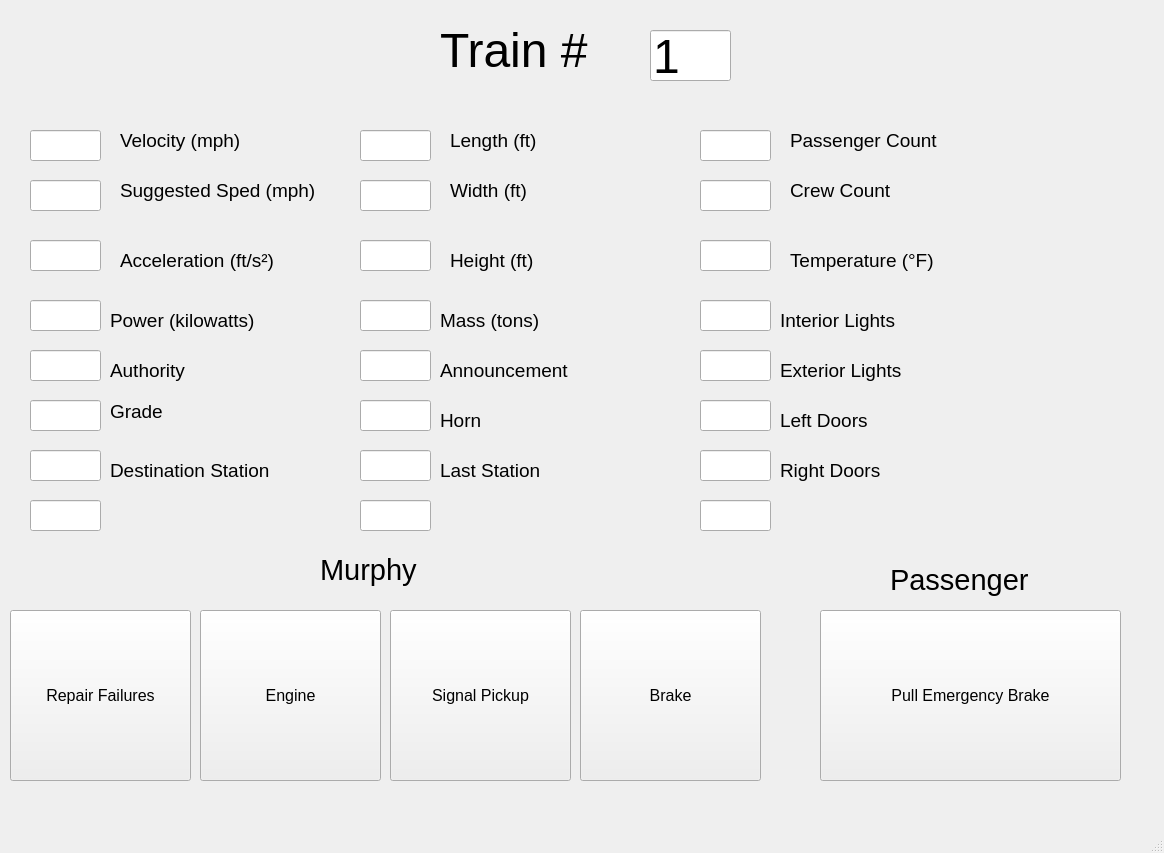
<?xml version="1.0" encoding="UTF-8"?>
<ui version="4.0">
 <class>MainWindow</class>
 <widget class="QMainWindow" name="MainWindow">
  <property name="geometry">
   <rect>
    <x>0</x>
    <y>0</y>
    <width>1164</width>
    <height>853</height>
   </rect>
  </property>
  <property name="windowTitle">
   <string>MainWindow</string>
  </property>
  <widget class="QWidget" name="centralwidget">
   <widget class="QLabel" name="train_id_label">
    <property name="geometry">
     <rect>
      <x>440</x>
      <y>0</y>
      <width>201</width>
      <height>101</height>
     </rect>
    </property>
    <property name="text">
     <string>&lt;html&gt;&lt;head/&gt;&lt;body&gt;&lt;p&gt;&lt;span style=&quot; font-size:36pt;&quot;&gt;Train #&lt;/span&gt;&lt;/p&gt;&lt;/body&gt;&lt;/html&gt;</string>
    </property>
   </widget>
   <widget class="QLineEdit" name="train_id_line">
    <property name="geometry">
     <rect>
      <x>650</x>
      <y>30</y>
      <width>81</width>
      <height>51</height>
     </rect>
    </property>
    <property name="font">
     <font>
      <pointsize>36</pointsize>
     </font>
    </property>
    <property name="text">
     <string>1</string>
    </property>
   </widget>
   <widget class="QLabel" name="velocity_label">
    <property name="geometry">
     <rect>
      <x>120</x>
      <y>110</y>
      <width>211</width>
      <height>61</height>
     </rect>
    </property>
    <property name="text">
     <string>&lt;html&gt;&lt;head/&gt;&lt;body&gt;&lt;p&gt;&lt;span style=&quot; font-size:14pt;&quot;&gt;Velocity (mph)&lt;/span&gt;&lt;/p&gt;&lt;/body&gt;&lt;/html&gt;</string>
    </property>
   </widget>
   <widget class="QLabel" name="suggsted_speed_label">
    <property name="geometry">
     <rect>
      <x>120</x>
      <y>160</y>
      <width>331</width>
      <height>61</height>
     </rect>
    </property>
    <property name="text">
     <string>&lt;html&gt;&lt;head/&gt;&lt;body&gt;&lt;p&gt;&lt;span style=&quot; font-size:14pt;&quot;&gt;Suggested Sped (mph)&lt;/span&gt;&lt;/p&gt;&lt;/body&gt;&lt;/html&gt;</string>
    </property>
   </widget>
   <widget class="QLineEdit" name="velocity_line">
    <property name="geometry">
     <rect>
      <x>30</x>
      <y>130</y>
      <width>71</width>
      <height>31</height>
     </rect>
    </property>
    <property name="font">
     <font>
      <pointsize>14</pointsize>
     </font>
    </property>
    <property name="text">
     <string/>
    </property>
   </widget>
   <widget class="QLineEdit" name="suggested_speed_line">
    <property name="geometry">
     <rect>
      <x>30</x>
      <y>180</y>
      <width>71</width>
      <height>31</height>
     </rect>
    </property>
    <property name="font">
     <font>
      <pointsize>14</pointsize>
     </font>
    </property>
    <property name="text">
     <string/>
    </property>
   </widget>
   <widget class="QLineEdit" name="acceleration_line">
    <property name="geometry">
     <rect>
      <x>30</x>
      <y>240</y>
      <width>71</width>
      <height>31</height>
     </rect>
    </property>
    <property name="font">
     <font>
      <pointsize>14</pointsize>
     </font>
    </property>
    <property name="text">
     <string/>
    </property>
   </widget>
   <widget class="QLabel" name="acceleration_label">
    <property name="geometry">
     <rect>
      <x>120</x>
      <y>230</y>
      <width>331</width>
      <height>61</height>
     </rect>
    </property>
    <property name="text">
     <string>&lt;html&gt;&lt;head/&gt;&lt;body&gt;&lt;p&gt;&lt;span style=&quot; font-size:14pt;&quot;&gt;Acceleration (ft/s²)&lt;/span&gt;&lt;/p&gt;&lt;/body&gt;&lt;/html&gt;</string>
    </property>
   </widget>
   <widget class="QLineEdit" name="power_line">
    <property name="geometry">
     <rect>
      <x>30</x>
      <y>300</y>
      <width>71</width>
      <height>31</height>
     </rect>
    </property>
    <property name="font">
     <font>
      <pointsize>14</pointsize>
     </font>
    </property>
    <property name="text">
     <string/>
    </property>
   </widget>
   <widget class="QLineEdit" name="authority_line">
    <property name="geometry">
     <rect>
      <x>30</x>
      <y>350</y>
      <width>71</width>
      <height>31</height>
     </rect>
    </property>
    <property name="font">
     <font>
      <pointsize>14</pointsize>
     </font>
    </property>
    <property name="text">
     <string/>
    </property>
   </widget>
   <widget class="QLineEdit" name="grade_line">
    <property name="geometry">
     <rect>
      <x>30</x>
      <y>400</y>
      <width>71</width>
      <height>31</height>
     </rect>
    </property>
    <property name="font">
     <font>
      <pointsize>14</pointsize>
     </font>
    </property>
    <property name="text">
     <string/>
    </property>
   </widget>
   <widget class="QLineEdit" name="line_1">
    <property name="geometry">
     <rect>
      <x>30</x>
      <y>500</y>
      <width>71</width>
      <height>31</height>
     </rect>
    </property>
    <property name="font">
     <font>
      <pointsize>14</pointsize>
     </font>
    </property>
    <property name="text">
     <string/>
    </property>
   </widget>
   <widget class="QLineEdit" name="dest_station_line">
    <property name="geometry">
     <rect>
      <x>30</x>
      <y>450</y>
      <width>71</width>
      <height>31</height>
     </rect>
    </property>
    <property name="font">
     <font>
      <pointsize>14</pointsize>
     </font>
    </property>
    <property name="text">
     <string/>
    </property>
   </widget>
   <widget class="QLabel" name="power_label">
    <property name="geometry">
     <rect>
      <x>110</x>
      <y>290</y>
      <width>331</width>
      <height>61</height>
     </rect>
    </property>
    <property name="text">
     <string>&lt;html&gt;&lt;head/&gt;&lt;body&gt;&lt;p&gt;&lt;span style=&quot; font-size:14pt;&quot;&gt;Power (kilowatts)&lt;/span&gt;&lt;/p&gt;&lt;/body&gt;&lt;/html&gt;</string>
    </property>
   </widget>
   <widget class="QLabel" name="authority_label">
    <property name="geometry">
     <rect>
      <x>110</x>
      <y>340</y>
      <width>331</width>
      <height>61</height>
     </rect>
    </property>
    <property name="text">
     <string>&lt;html&gt;&lt;head/&gt;&lt;body&gt;&lt;p&gt;&lt;span style=&quot; font-size:14pt;&quot;&gt;Authority&lt;/span&gt;&lt;/p&gt;&lt;/body&gt;&lt;/html&gt;</string>
    </property>
   </widget>
   <widget class="QLabel" name="grade_label">
    <property name="geometry">
     <rect>
      <x>110</x>
      <y>370</y>
      <width>331</width>
      <height>61</height>
     </rect>
    </property>
    <property name="text">
     <string>&lt;html&gt;&lt;head/&gt;&lt;body&gt;&lt;p&gt;&lt;span style=&quot; font-size:14pt;&quot;&gt;&lt;br/&gt;Grade&lt;/span&gt;&lt;/p&gt;&lt;/body&gt;&lt;/html&gt;</string>
    </property>
   </widget>
   <widget class="QLabel" name="dest_station_label">
    <property name="geometry">
     <rect>
      <x>110</x>
      <y>440</y>
      <width>331</width>
      <height>61</height>
     </rect>
    </property>
    <property name="text">
     <string>&lt;html&gt;&lt;head/&gt;&lt;body&gt;&lt;p&gt;&lt;span style=&quot; font-size:14pt;&quot;&gt;Destination Station&lt;/span&gt;&lt;/p&gt;&lt;/body&gt;&lt;/html&gt;</string>
    </property>
   </widget>
   <widget class="QLabel" name="label_1">
    <property name="geometry">
     <rect>
      <x>110</x>
      <y>490</y>
      <width>331</width>
      <height>61</height>
     </rect>
    </property>
    <property name="text">
     <string>&lt;html&gt;&lt;head/&gt;&lt;body&gt;&lt;p&gt;&lt;br/&gt;&lt;/p&gt;&lt;/body&gt;&lt;/html&gt;</string>
    </property>
   </widget>
   <widget class="QLabel" name="width_label">
    <property name="geometry">
     <rect>
      <x>450</x>
      <y>160</y>
      <width>331</width>
      <height>61</height>
     </rect>
    </property>
    <property name="text">
     <string>&lt;html&gt;&lt;head/&gt;&lt;body&gt;&lt;p&gt;&lt;span style=&quot; font-size:14pt;&quot;&gt;Width (ft)&lt;/span&gt;&lt;/p&gt;&lt;/body&gt;&lt;/html&gt;</string>
    </property>
   </widget>
   <widget class="QLineEdit" name="height_line">
    <property name="geometry">
     <rect>
      <x>360</x>
      <y>240</y>
      <width>71</width>
      <height>31</height>
     </rect>
    </property>
    <property name="font">
     <font>
      <pointsize>14</pointsize>
     </font>
    </property>
    <property name="text">
     <string/>
    </property>
   </widget>
   <widget class="QLabel" name="label_2">
    <property name="geometry">
     <rect>
      <x>440</x>
      <y>490</y>
      <width>331</width>
      <height>61</height>
     </rect>
    </property>
    <property name="text">
     <string>&lt;html&gt;&lt;head/&gt;&lt;body&gt;&lt;p&gt;&lt;br/&gt;&lt;/p&gt;&lt;/body&gt;&lt;/html&gt;</string>
    </property>
   </widget>
   <widget class="QLineEdit" name="line_2">
    <property name="geometry">
     <rect>
      <x>360</x>
      <y>500</y>
      <width>71</width>
      <height>31</height>
     </rect>
    </property>
    <property name="font">
     <font>
      <pointsize>14</pointsize>
     </font>
    </property>
    <property name="text">
     <string/>
    </property>
   </widget>
   <widget class="QLineEdit" name="horn_line">
    <property name="geometry">
     <rect>
      <x>360</x>
      <y>400</y>
      <width>71</width>
      <height>31</height>
     </rect>
    </property>
    <property name="font">
     <font>
      <pointsize>14</pointsize>
     </font>
    </property>
    <property name="text">
     <string/>
    </property>
   </widget>
   <widget class="QLabel" name="last_station_label">
    <property name="geometry">
     <rect>
      <x>440</x>
      <y>440</y>
      <width>331</width>
      <height>61</height>
     </rect>
    </property>
    <property name="text">
     <string>&lt;html&gt;&lt;head/&gt;&lt;body&gt;&lt;p&gt;&lt;span style=&quot; font-size:14pt;&quot;&gt;Last Station&lt;/span&gt;&lt;/p&gt;&lt;/body&gt;&lt;/html&gt;</string>
    </property>
   </widget>
   <widget class="QLabel" name="length_label">
    <property name="geometry">
     <rect>
      <x>450</x>
      <y>110</y>
      <width>211</width>
      <height>61</height>
     </rect>
    </property>
    <property name="text">
     <string>&lt;html&gt;&lt;head/&gt;&lt;body&gt;&lt;p&gt;&lt;span style=&quot; font-size:14pt;&quot;&gt;Length (ft)&lt;/span&gt;&lt;/p&gt;&lt;/body&gt;&lt;/html&gt;</string>
    </property>
   </widget>
   <widget class="QLineEdit" name="announcement_line">
    <property name="geometry">
     <rect>
      <x>360</x>
      <y>350</y>
      <width>71</width>
      <height>31</height>
     </rect>
    </property>
    <property name="font">
     <font>
      <pointsize>14</pointsize>
     </font>
    </property>
    <property name="text">
     <string/>
    </property>
   </widget>
   <widget class="QLineEdit" name="width_line">
    <property name="geometry">
     <rect>
      <x>360</x>
      <y>180</y>
      <width>71</width>
      <height>31</height>
     </rect>
    </property>
    <property name="font">
     <font>
      <pointsize>14</pointsize>
     </font>
    </property>
    <property name="text">
     <string/>
    </property>
   </widget>
   <widget class="QLabel" name="horn_label">
    <property name="geometry">
     <rect>
      <x>440</x>
      <y>390</y>
      <width>331</width>
      <height>61</height>
     </rect>
    </property>
    <property name="text">
     <string>&lt;html&gt;&lt;head/&gt;&lt;body&gt;&lt;p&gt;&lt;span style=&quot; font-size:14pt;&quot;&gt;Horn&lt;/span&gt;&lt;/p&gt;&lt;/body&gt;&lt;/html&gt;</string>
    </property>
   </widget>
   <widget class="QLineEdit" name="length_line">
    <property name="geometry">
     <rect>
      <x>360</x>
      <y>130</y>
      <width>71</width>
      <height>31</height>
     </rect>
    </property>
    <property name="font">
     <font>
      <pointsize>14</pointsize>
     </font>
    </property>
    <property name="text">
     <string/>
    </property>
   </widget>
   <widget class="QLabel" name="height_label">
    <property name="geometry">
     <rect>
      <x>450</x>
      <y>230</y>
      <width>331</width>
      <height>61</height>
     </rect>
    </property>
    <property name="text">
     <string>&lt;html&gt;&lt;head/&gt;&lt;body&gt;&lt;p&gt;&lt;span style=&quot; font-size:14pt;&quot;&gt;Height (ft)&lt;/span&gt;&lt;/p&gt;&lt;/body&gt;&lt;/html&gt;</string>
    </property>
   </widget>
   <widget class="QLabel" name="announcement_label">
    <property name="geometry">
     <rect>
      <x>440</x>
      <y>340</y>
      <width>331</width>
      <height>61</height>
     </rect>
    </property>
    <property name="text">
     <string>&lt;html&gt;&lt;head/&gt;&lt;body&gt;&lt;p&gt;&lt;span style=&quot; font-size:14pt;&quot;&gt;Announcement&lt;/span&gt;&lt;/p&gt;&lt;/body&gt;&lt;/html&gt;</string>
    </property>
   </widget>
   <widget class="QLineEdit" name="mass_line">
    <property name="geometry">
     <rect>
      <x>360</x>
      <y>300</y>
      <width>71</width>
      <height>31</height>
     </rect>
    </property>
    <property name="font">
     <font>
      <pointsize>14</pointsize>
     </font>
    </property>
    <property name="text">
     <string/>
    </property>
   </widget>
   <widget class="QLabel" name="mass_label">
    <property name="geometry">
     <rect>
      <x>440</x>
      <y>290</y>
      <width>331</width>
      <height>61</height>
     </rect>
    </property>
    <property name="text">
     <string>&lt;html&gt;&lt;head/&gt;&lt;body&gt;&lt;p&gt;&lt;span style=&quot; font-size:14pt;&quot;&gt;Mass (tons)&lt;/span&gt;&lt;/p&gt;&lt;/body&gt;&lt;/html&gt;</string>
    </property>
   </widget>
   <widget class="QLineEdit" name="last_station_line">
    <property name="geometry">
     <rect>
      <x>360</x>
      <y>450</y>
      <width>71</width>
      <height>31</height>
     </rect>
    </property>
    <property name="font">
     <font>
      <pointsize>14</pointsize>
     </font>
    </property>
    <property name="text">
     <string/>
    </property>
   </widget>
   <widget class="QLabel" name="crew_label">
    <property name="geometry">
     <rect>
      <x>790</x>
      <y>160</y>
      <width>331</width>
      <height>61</height>
     </rect>
    </property>
    <property name="text">
     <string>&lt;html&gt;&lt;head/&gt;&lt;body&gt;&lt;p&gt;&lt;span style=&quot; font-size:14pt;&quot;&gt;Crew Count&lt;/span&gt;&lt;/p&gt;&lt;/body&gt;&lt;/html&gt;</string>
    </property>
   </widget>
   <widget class="QLineEdit" name="temp_line">
    <property name="geometry">
     <rect>
      <x>700</x>
      <y>240</y>
      <width>71</width>
      <height>31</height>
     </rect>
    </property>
    <property name="font">
     <font>
      <pointsize>14</pointsize>
     </font>
    </property>
    <property name="text">
     <string/>
    </property>
   </widget>
   <widget class="QLabel" name="label_3">
    <property name="geometry">
     <rect>
      <x>780</x>
      <y>490</y>
      <width>331</width>
      <height>61</height>
     </rect>
    </property>
    <property name="text">
     <string>&lt;html&gt;&lt;head/&gt;&lt;body&gt;&lt;p&gt;&lt;br/&gt;&lt;/p&gt;&lt;/body&gt;&lt;/html&gt;</string>
    </property>
   </widget>
   <widget class="QLineEdit" name="line_3">
    <property name="geometry">
     <rect>
      <x>700</x>
      <y>500</y>
      <width>71</width>
      <height>31</height>
     </rect>
    </property>
    <property name="font">
     <font>
      <pointsize>14</pointsize>
     </font>
    </property>
    <property name="text">
     <string/>
    </property>
   </widget>
   <widget class="QLineEdit" name="left_door_line">
    <property name="geometry">
     <rect>
      <x>700</x>
      <y>400</y>
      <width>71</width>
      <height>31</height>
     </rect>
    </property>
    <property name="font">
     <font>
      <pointsize>14</pointsize>
     </font>
    </property>
    <property name="text">
     <string/>
    </property>
   </widget>
   <widget class="QLabel" name="right_door_label">
    <property name="geometry">
     <rect>
      <x>780</x>
      <y>440</y>
      <width>331</width>
      <height>61</height>
     </rect>
    </property>
    <property name="text">
     <string>&lt;html&gt;&lt;head/&gt;&lt;body&gt;&lt;p&gt;&lt;span style=&quot; font-size:14pt;&quot;&gt;Right Doors&lt;/span&gt;&lt;/p&gt;&lt;/body&gt;&lt;/html&gt;</string>
    </property>
   </widget>
   <widget class="QLabel" name="passenger_label">
    <property name="geometry">
     <rect>
      <x>790</x>
      <y>110</y>
      <width>211</width>
      <height>61</height>
     </rect>
    </property>
    <property name="text">
     <string>&lt;html&gt;&lt;head/&gt;&lt;body&gt;&lt;p&gt;&lt;span style=&quot; font-size:14pt;&quot;&gt;Passenger Count&lt;/span&gt;&lt;/p&gt;&lt;/body&gt;&lt;/html&gt;</string>
    </property>
   </widget>
   <widget class="QLineEdit" name="ext_light_line">
    <property name="geometry">
     <rect>
      <x>700</x>
      <y>350</y>
      <width>71</width>
      <height>31</height>
     </rect>
    </property>
    <property name="font">
     <font>
      <pointsize>14</pointsize>
     </font>
    </property>
    <property name="text">
     <string/>
    </property>
   </widget>
   <widget class="QLineEdit" name="crew_line">
    <property name="geometry">
     <rect>
      <x>700</x>
      <y>180</y>
      <width>71</width>
      <height>31</height>
     </rect>
    </property>
    <property name="font">
     <font>
      <pointsize>14</pointsize>
     </font>
    </property>
    <property name="text">
     <string/>
    </property>
   </widget>
   <widget class="QLabel" name="left_door_label">
    <property name="geometry">
     <rect>
      <x>780</x>
      <y>390</y>
      <width>331</width>
      <height>61</height>
     </rect>
    </property>
    <property name="text">
     <string>&lt;html&gt;&lt;head/&gt;&lt;body&gt;&lt;p&gt;&lt;span style=&quot; font-size:14pt;&quot;&gt;Left Doors&lt;/span&gt;&lt;/p&gt;&lt;/body&gt;&lt;/html&gt;</string>
    </property>
   </widget>
   <widget class="QLineEdit" name="passenger_line">
    <property name="geometry">
     <rect>
      <x>700</x>
      <y>130</y>
      <width>71</width>
      <height>31</height>
     </rect>
    </property>
    <property name="font">
     <font>
      <pointsize>14</pointsize>
     </font>
    </property>
    <property name="text">
     <string/>
    </property>
   </widget>
   <widget class="QLabel" name="temp_label">
    <property name="geometry">
     <rect>
      <x>790</x>
      <y>230</y>
      <width>331</width>
      <height>61</height>
     </rect>
    </property>
    <property name="text">
     <string>&lt;html&gt;&lt;head/&gt;&lt;body&gt;&lt;p&gt;&lt;span style=&quot; font-size:14pt;&quot;&gt;Temperature (°F)&lt;/span&gt;&lt;/p&gt;&lt;/body&gt;&lt;/html&gt;</string>
    </property>
   </widget>
   <widget class="QLabel" name="ext_light_label">
    <property name="geometry">
     <rect>
      <x>780</x>
      <y>340</y>
      <width>331</width>
      <height>61</height>
     </rect>
    </property>
    <property name="text">
     <string>&lt;html&gt;&lt;head/&gt;&lt;body&gt;&lt;p&gt;&lt;span style=&quot; font-size:14pt;&quot;&gt;Exterior Lights&lt;/span&gt;&lt;/p&gt;&lt;/body&gt;&lt;/html&gt;</string>
    </property>
   </widget>
   <widget class="QLineEdit" name="int_light_line">
    <property name="geometry">
     <rect>
      <x>700</x>
      <y>300</y>
      <width>71</width>
      <height>31</height>
     </rect>
    </property>
    <property name="font">
     <font>
      <pointsize>14</pointsize>
     </font>
    </property>
    <property name="text">
     <string/>
    </property>
   </widget>
   <widget class="QLabel" name="int_light_label">
    <property name="geometry">
     <rect>
      <x>780</x>
      <y>290</y>
      <width>331</width>
      <height>61</height>
     </rect>
    </property>
    <property name="text">
     <string>&lt;html&gt;&lt;head/&gt;&lt;body&gt;&lt;p&gt;&lt;span style=&quot; font-size:14pt;&quot;&gt;Interior Lights&lt;/span&gt;&lt;/p&gt;&lt;/body&gt;&lt;/html&gt;</string>
    </property>
   </widget>
   <widget class="QLineEdit" name="right_door_line">
    <property name="geometry">
     <rect>
      <x>700</x>
      <y>450</y>
      <width>71</width>
      <height>31</height>
     </rect>
    </property>
    <property name="font">
     <font>
      <pointsize>14</pointsize>
     </font>
    </property>
    <property name="text">
     <string/>
    </property>
   </widget>
   <widget class="QLabel" name="murphy_label">
    <property name="geometry">
     <rect>
      <x>320</x>
      <y>540</y>
      <width>171</width>
      <height>61</height>
     </rect>
    </property>
    <property name="text">
     <string>&lt;html&gt;&lt;head/&gt;&lt;body&gt;&lt;p&gt;&lt;span style=&quot; font-size:22pt;&quot;&gt;Murphy&lt;/span&gt;&lt;/p&gt;&lt;/body&gt;&lt;/html&gt;</string>
    </property>
   </widget>
   <widget class="QLabel" name="murphy_label_2">
    <property name="geometry">
     <rect>
      <x>890</x>
      <y>550</y>
      <width>171</width>
      <height>61</height>
     </rect>
    </property>
    <property name="text">
     <string>&lt;html&gt;&lt;head/&gt;&lt;body&gt;&lt;p&gt;&lt;span style=&quot; font-size:22pt;&quot;&gt;Passenger&lt;/span&gt;&lt;/p&gt;&lt;/body&gt;&lt;/html&gt;</string>
    </property>
   </widget>
   <widget class="QPushButton" name="pushButton">
    <property name="geometry">
     <rect>
      <x>10</x>
      <y>610</y>
      <width>181</width>
      <height>171</height>
     </rect>
    </property>
    <property name="font">
     <font>
      <pointsize>12</pointsize>
     </font>
    </property>
    <property name="text">
     <string>Repair Failures</string>
    </property>
   </widget>
   <widget class="QPushButton" name="pushButton_2">
    <property name="geometry">
     <rect>
      <x>200</x>
      <y>610</y>
      <width>181</width>
      <height>171</height>
     </rect>
    </property>
    <property name="font">
     <font>
      <pointsize>12</pointsize>
     </font>
    </property>
    <property name="text">
     <string>Engine</string>
    </property>
   </widget>
   <widget class="QPushButton" name="pushButton_3">
    <property name="geometry">
     <rect>
      <x>390</x>
      <y>610</y>
      <width>181</width>
      <height>171</height>
     </rect>
    </property>
    <property name="font">
     <font>
      <pointsize>12</pointsize>
     </font>
    </property>
    <property name="text">
     <string>Signal Pickup</string>
    </property>
   </widget>
   <widget class="QPushButton" name="pushButton_4">
    <property name="geometry">
     <rect>
      <x>580</x>
      <y>610</y>
      <width>181</width>
      <height>171</height>
     </rect>
    </property>
    <property name="font">
     <font>
      <pointsize>12</pointsize>
     </font>
    </property>
    <property name="text">
     <string>Brake</string>
    </property>
   </widget>
   <widget class="QPushButton" name="pushButton_5">
    <property name="geometry">
     <rect>
      <x>820</x>
      <y>610</y>
      <width>301</width>
      <height>171</height>
     </rect>
    </property>
    <property name="font">
     <font>
      <pointsize>12</pointsize>
     </font>
    </property>
    <property name="text">
     <string>Pull Emergency Brake</string>
    </property>
   </widget>
  </widget>
  <widget class="QMenuBar" name="menubar">
   <property name="geometry">
    <rect>
     <x>0</x>
     <y>0</y>
     <width>1164</width>
     <height>26</height>
    </rect>
   </property>
  </widget>
  <widget class="QStatusBar" name="statusbar"/>
 </widget>
 <resources/>
 <connections/>
</ui>
